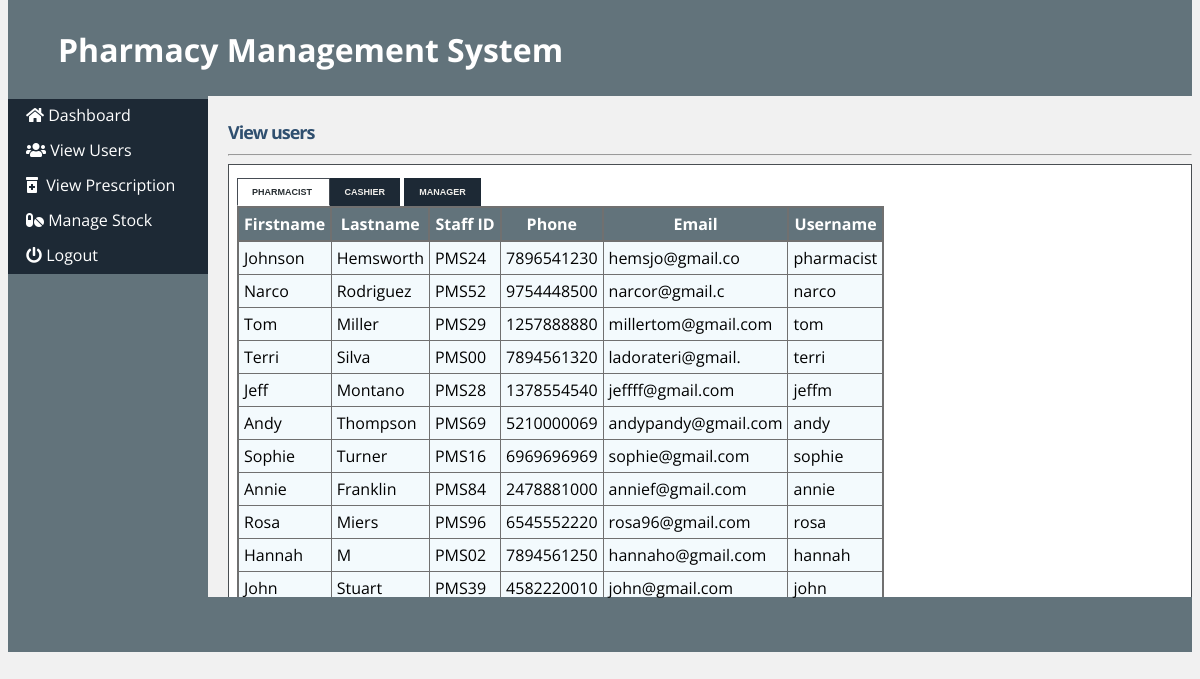
The app's page /view.php (signed in) with its own data.
### tables this page shows
CREATE TABLE IF NOT EXISTS `pharmacist` (
`pharmacist_id` tinyint(5) NOT NULL,
  `first_name` varchar(15) NOT NULL,
  `last_name` varchar(15) NOT NULL,
  `staff_id` varchar(10) NOT NULL,
  `postal_address` varchar(50) NOT NULL,
  `phone` varchar(12) NOT NULL,
  `email` varchar(50) NOT NULL,
  `username` varchar(10) NOT NULL,
  `password` varchar(10) NOT NULL,
  `date` datetime NOT NULL
);

### view.php (the view, shortened to what this page needs)
<!DOCTYPE html>
<html>
<head>
    <link rel="stylesheet" type="text/css" href="style/ms.css">
    <link rel="stylesheet" href="style/s.css" type="text/css" media="screen" />
    <link rel="stylesheet" href="style/ta.css" type="text/css" media="screen" />
    <link rel="stylesheet" href="https://pro.fontawesome.com/releases/v5.10.0/css/all.css" />
</head>
<body>
    <div id="content">
        <div id="header">
            <h1>Pharmacy Management System</h1>
        </div>
        <div id="left_column">
            <div id="button">
                <ul>
                    <li><a href="manager.php"><i class="fa fa-home"></i>&nbsp;Dashboard</a></li>
                    <li><a href="view.php"><i class="fa fa-users"></i>&nbsp;View Users</a></li>
                    <li><a href="view_prescription.php"><i class="fa fa-prescription-bottle-alt"></i>&nbsp; View Prescription</a></li>
                    <li><a href="stock.php"><i class="fa fa-pills"></i>&nbsp;Manage Stock</a></li>
                    <li><a href="logout.php"><i class="fa fa-power-off"></i>&nbsp;Logout</a></li>
                </ul>
            </div>
        </div>
        <div id="main">
            <div id="tabbed_box" class="tabbed_box">
                <h4>View users</h4>
                <hr />
                <div class="tabbed_area">
                    <ul class="tabs">
                        <li><a href="javascript:tabSwitch('tab_1', 'content_1');" id="tab_1" class="active">Pharmacist </a></li>
                        <li><a href="javascript:tabSwitch('tab_2', 'content_2');" id="tab_2">Cashier</a></li>
                        <li><a href="javascript:tabSwitch('tab_3', 'content_3');" id="tab_3">Manager</a></li>
                    </ul>
                    <div id="content_1" class="content">
                        <?php echo $message;
                        include_once('connect_db.php');
                        $result = mysqli_query($con, "SELECT * FROM pharmacist") or die("Error");
                        echo "<table border='1' cellpadding='5'>";
                        echo "<tr><th>Firstname</th> <th>Lastname </th> <th>Staff ID</th><th>Phone</th><th>Email</th><th>Username </th></tr>";
                        while ($row = mysqli_fetch_array($result)) {
                            echo "<tr>";
                            echo '<td>' . $row['first_name'] . '</td>';
                            echo '<td>' . $row['last_name'] . '</td>';
                            echo '<td>' . $row['staff_id'] . '</td>';
                            echo '<td>' . $row['phone'] . '</td>';
                            echo '<td>' . $row['email'] . '</td>';
                            echo '<td>' . $row['username'] . '</td>';
                        }
                        echo "</table>";
                        ?>
                    </div>
                </div>
            </div>
        </div>
        <div id="footer" align="Center"> </div>
    </div>
</body>
</html>

### style/ms.css (style rules this page uses)
html * { font-family: "Open Sans", sans-serif; }
body { margin-top: 0px; padding-top: 0px; background-color: #f1f1f1; }
#content { margin-left: auto; margin-right: auto; background: #f1f1f1; height: 600px; }
#header { height: 96px; background: #62737b; }
#header h1 { margin: 0px; padding-top: 28px; margin-left: 50px; color: #fff; }
#left_column { clear: all; float: left; width: 200px; height: 501px; background: #62737b; }
#main { clear: all; height: 470px; background: #f1f1f1; }
#button { width: 12.5em; padding: 0 0 1em 0; margin-top: 0.2em; margin-bottom: 1em; font-family: "Trebuchet MS", "Lucida Grande", Verdana, Arial, Sans-serif; color: #333; }
#button ul { list-style: none; margin: 0; padding: 0; border: none; }
#button li { border-bottom: 3px solid #1d2935; margin: 0; list-style: none; list-style-image: none; }
#button li a { display: block; padding: 5px 5px 5px 0.5em; border-left: 10px solid #1d2935; border-right: 10px solid #1d2935; background-color: #1d2935; color: #fff; text-decoration: none; width: 100%; }
html > body #button li a { width: auto; }
#footer { height: 55px; background: #62737b; clear: all; }

### style/s.css (style rules this page uses)
html * { font-family: "Open Sans", sans-serif; }
#tabbed_box { margin: 0px auto 0px 220px; }
.tabbed_box h4 { font-size: 18px; color: #2f4f6f; letter-spacing: -1px; margin-bottom: 10px; }
.tabbed_area { border: 1px solid #494e52; background-color: #fff; padding: 8px; }
ul.tabs { margin: 0px; padding: 0px; margin-top: 5px; margin-bottom: 6px; }
ul.tabs li { list-style: none; display: inline; }
ul.tabs li a { background-color: #1d2935; color: #f1efeb; padding: 8px 14px 8px 14px; text-decoration: none; font-size: 9px; font-family: Verdana, Arial, Helvetica, sans-serif; font-weight: bold; text-transform: uppercase; border: 1px solid #1d2935; }
ul.tabs li a.active { background-color: #ffffff; color: #282e32; border: 1px solid #464c54; border-bottom: 1px solid #ffffff; }
.content { background-color: #ffffff; }

### style/ta.css (style rules this page uses)
html * { font-family: "Open Sans", sans-serif; }
table { border-collapse: collapse; }
table, th { border: 2px solid rgb(112, 112, 112); }
th { background-color: #62737b; color: white; }
td { background-color: #f3fafd; }

### view.php (style rules this page uses)
#main { height: 477px; }

### records on screen
pharmacist: first_name "Johnson", last_name "Hemsworth", staff "PMS24", phone "7896541230", email "hemsjo@gmail.co", username "pharmacist"
pharmacist: first_name "Narco", last_name "Rodriguez", staff "PMS52", phone "9754448500", email "narcor@gmail.c", username "narco"
pharmacist: first_name "Tom", last_name "Miller", staff "PMS29", phone "1257888880", email "millertom@gmail.com", username "tom"
pharmacist: first_name "Terri", last_name "Silva", staff "PMS00", phone "7894561320", email "ladorateri@gmail.", username "terri"
pharmacist: first_name "Jeff", last_name "Montano", staff "PMS28", phone "1378554540", email "jeffff@gmail.com", username "jeffm"
pharmacist: first_name "Andy", last_name "Thompson", staff "PMS69", phone "5210000069", email "andypandy@gmail.com", username "andy"
pharmacist: first_name "Sophie", last_name "Turner", staff "PMS16", phone "6969696969", email "sophie@gmail.com", username "sophie"
pharmacist: first_name "Annie", last_name "Franklin", staff "PMS84", phone "2478881000", email "annief@gmail.com", username "annie"
pharmacist: first_name "Rosa", last_name "Miers", staff "PMS96", phone "6545552220", email "rosa96@gmail.com", username "rosa"
pharmacist: first_name "Hannah", last_name "M", staff "PMS02", phone "7894561250", email "hannaho@gmail.com", username "hannah"
pharmacist: first_name "John", last_name "Stuart", staff "PMS39", phone "4582220010", email "john@gmail.com", username "john"
